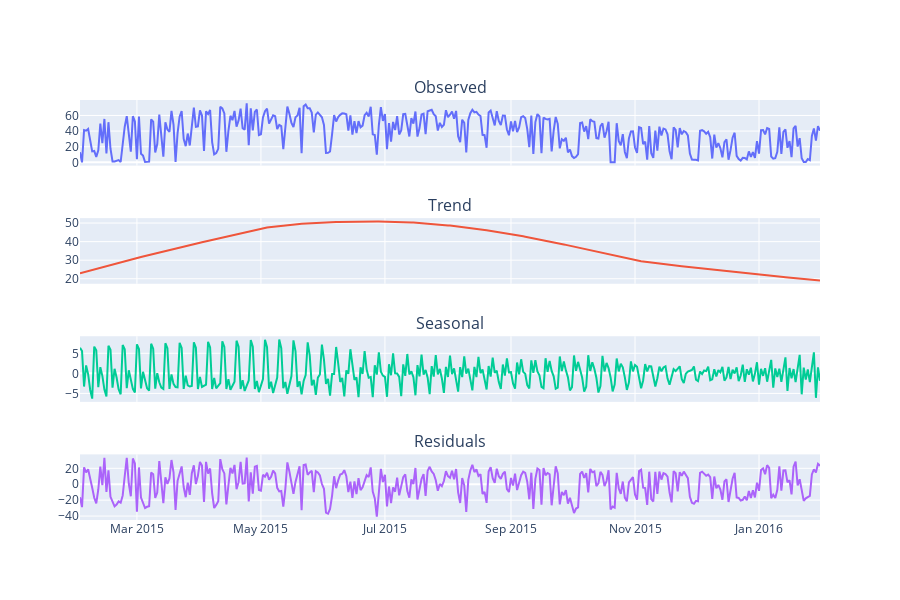

Notebook source saved alongside this figure:
### Code cell
names = [col_name for col_name in decomp_df.columns]

fig = make_subplots(rows = 4, cols = 1,
                    subplot_titles = names,
                    shared_xaxes = True)

row = 1
col = 1

for component in list(decomp_df.columns):
    fig.add_trace(go.Scatter(
        x = decomp_df.index,
        y = decomp_df[component],
    ), row = row, col = col)
    row += 1

fig.update_layout(
    showlegend = False,
    height = 600
)

fig.show()

### Figure 1 — Plotly figure (JSON) as saved in the notebook; plotly's stock layout.template omitted (floating-point values rounded to 4 significant figures; data arrays with more than 128 entries replaced by an {"elided": "..."} marker saying what was removed)
{"data": [{"x": {"elided": "365 str values"}, "y": {"elided": "365 float values"}, "type": "scatter", "xaxis": "x", "yaxis": "y"}, {"x": {"elided": "365 str values"}, "y": {"elided": "365 float values"}, "type": "scatter", "xaxis": "x2", "yaxis": "y2"}, {"x": {"elided": "365 str values"}, "y": {"elided": "365 float values"}, "type": "scatter", "xaxis": "x3", "yaxis": "y3"}, {"x": {"elided": "365 str values"}, "y": {"elided": "365 float values"}, "type": "scatter", "xaxis": "x4", "yaxis": "y4"}], "layout": {"xaxis": {"anchor": "y", "domain": [0.0, 1.0], "matches": "x4", "showticklabels": false}, "yaxis": {"anchor": "x", "domain": [0.8438, 1.0]}, "xaxis2": {"anchor": "y2", "domain": [0.0, 1.0], "matches": "x4", "showticklabels": false}, "yaxis2": {"anchor": "x2", "domain": [0.5625, 0.7188]}, "xaxis3": {"anchor": "y3", "domain": [0.0, 1.0], "matches": "x4", "showticklabels": false}, "yaxis3": {"anchor": "x3", "domain": [0.2812, 0.4375]}, "xaxis4": {"anchor": "y4", "domain": [0.0, 1.0]}, "yaxis4": {"anchor": "x4", "domain": [0.0, 0.1562]}, "annotations": [{"font": {"size": 16}, "showarrow": false, "text": "Observed", "x": 0.5, "xanchor": "center", "xref": "paper", "y": 1.0, "yanchor": "bottom", "yref": "paper"}, {"font": {"size": 16}, "showarrow": false, "text": "Trend", "x": 0.5, "xanchor": "center", "xref": "paper", "y": 0.7188, "yanchor": "bottom", "yref": "paper"}, {"font": {"size": 16}, "showarrow": false, "text": "Seasonal", "x": 0.5, "xanchor": "center", "xref": "paper", "y": 0.4375, "yanchor": "bottom", "yref": "paper"}, {"font": {"size": 16}, "showarrow": false, "text": "Residuals", "x": 0.5, "xanchor": "center", "xref": "paper", "y": 0.1562, "yanchor": "bottom", "yref": "paper"}], "showlegend": false, "height": 600}}
